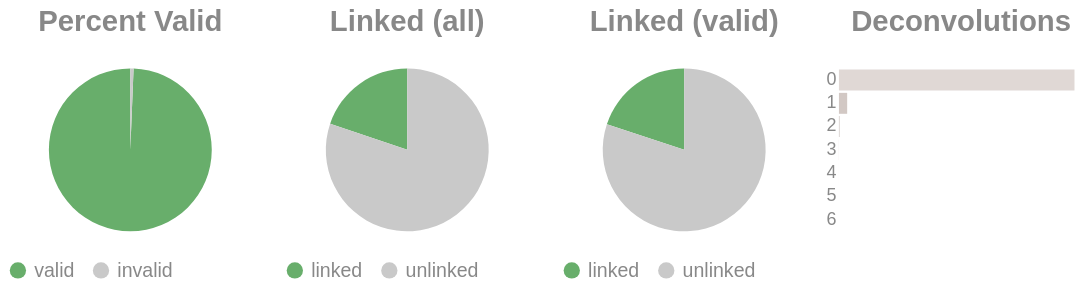

Notebook cell for this chart:
### Code cell
if SKIPLR:
    pass
else:
    clash = Counter()
    for i in valids['molecule'].to_list():
        _mol = i.split("-")
        if len(_mol) == 1:
            clash.update('0')
        else:
            clash.update(_mol[-1])

    _d = {"deconvolutions": [], 'count': []}
    for k,v in clash.items():
        _d['deconvolutions'].append(k)
        _d['count'].append(v)

    tot_valid = valids['reads'].sum()
    mask = valids['reads'] >= 2
    n_linked_reads = valids.filter(mask)['reads'].sum()
    if n_linked_reads == 0:
        print_html("No linked molecules (>=2 reads) were detected; skipping linked-only distributions.")
        SKIPLR = True
    else:
        perc_valid = round(tot_valid / n_reads, 4)
        linked_perc_abs = round(n_linked_reads / n_reads, 4)
        linked_perc = round(n_linked_reads / tot_valid, 4)

    _valid = pl.DataFrame({"valids": ['valid', 'invalid'], "count": [tot_valid, n_reads - tot_valid]})
    _linked_abs = pl.DataFrame({"linked (absolute)": ['linked', 'unlinked'], "count": [n_linked_reads, n_reads - n_linked_reads]})
    _linked_rel = pl.DataFrame({"linked (valids)": ['linked', 'unlinked'], "count": [n_linked_reads, tot_valid - n_linked_reads]})

    (
        alt.hconcat(
            piechart(_valid, goodval = 'valid', title = "Percent Valid"),
            piechart(_linked_abs, goodval = "linked", title =  "Linked (all)"),
            piechart(_linked_rel, goodval = "linked", title =  "Linked (valid)"),
            convolutionbar(pl.DataFrame(_d), title = "Deconvolutions"),
            center = True,
            bounds = 'flush'
        )
        .resolve_scale(color='independent')
        .resolve_legend('independent')
        .properties(usermeta={'embedOptions': {"actions": False}})
    ).display()

### Figure 1 — Vega-Lite specification as saved in the notebook (floating-point values rounded to 4 significant figures)
{"width": "container", "height": 400, "config": {"title": {"anchor": "start", "dy": -15, "fontSize": 18, "color": "#888888", "subtitleColor": "#888888", "subtitleFontSize": 14}, "arc": {"fill": "#0072B2"}, "axis": {"domainColor": "#888888", "domainWidth": 0.5, "gridWidth": 0.2, "grid": false, "titleFontWeight": 400, "titleFontSize": 15, "labelFontSize": 11, "labelColor": "#888888", "tickColor": "#888888", "tickWidth": 0.2, "titleColor": "#888888"}, "axisBand": {"grid": false}, "axisX": {"grid": true, "tickSize": 10, "domainCap": "round"}, "axisY": {"domain": false, "grid": true, "tickSize": 0, "domainCap": "round"}, "background": "transparent", "header": {"labelFontSize": 15, "labelColor": "#888888", "titleFontSize": 15, "titleFontWeight": 600, "titleColor": "#888888"}, "legend": {"labelFont": "sans-serif", "labelFontSize": 12, "labelColor": "#888888", "symbolSize": 100, "symbolType": "circle", "titleFontSize": 12, "titlePadding": 10, "titleColor": "#888888", "title": null}, "range": {"category": ["#E69F00", "#56B4E9", "#009E73", "#F0E442", "#0072B2", "#D55E00", "#CC79A7", "#000000"], "diverging": ["#cfe8f3", "#a2d4ec", "#73bfe2", "#46abdb", "#1696d2", "#12719e"]}, "area": {"fill": "#0072B2", "fillOpacity": 0.7, "line": true, "strokeOpacity": 0.7}, "line": {"color": "#0072B2", "stroke": "#0072B2", "strokeWidth": 2}, "trail": {"color": "#0072B2", "stroke": "#0072B2", "strokeWidth": 0, "size": 1}, "point": {"filled": true, "fillOpacity": 1.0, "size": 95}, "text": {"color": "#888888", "fontSize": 11, "align": "right", "fontWeight": 400, "size": 11}, "bar": {"fill": "#0072B2", "stroke": null}, "view": {"stroke": null, "continuousWidth": 660, "continuousHeight": 400}}, "hconcat": [{"data": {"name": "data-b24df1174465a7370de427a1a5d66b7f"}, "mark": {"type": "arc"}, "encoding": {"color": {"field": "valids", "legend": {"orient": "bottom", "title": null}, "scale": {"domain": ["valid", "invalid"], "range": ["#68ae6b", "#C9C9C9"]}, "title": "Valids", "type": "nominal"}, "theta": {"field": "count", "type": "quantitative"}, "tooltip": [{"field": "valids", "title": "Valids", "type": "ordinal"}, {"field": "percent", "format": ".2%", "title": "Percent", "type": "quantitative"}, {"field": "count", "title": "Count", "type": "quantitative"}]}, "height": 100, "title": {"text": "Percent Valid", "align": "center", "anchor": "middle"}, "transform": [{"calculate": "datum.count / 2735107", "as": "percent"}], "width": 150}, {"data": {"name": "data-5ed0e1a427c13e94b84f4e69e999e514"}, "mark": {"type": "arc"}, "encoding": {"color": {"field": "linked (absolute)", "legend": {"orient": "bottom", "title": null}, "scale": {"domain": ["linked", "unlinked"], "range": ["#68ae6b", "#C9C9C9"]}, "title": "Linked (Absolute)", "type": "nominal"}, "theta": {"field": "count", "type": "quantitative"}, "tooltip": [{"field": "linked (absolute)", "title": "Linked (Absolute)", "type": "ordinal"}, {"field": "percent", "format": ".2%", "title": "Percent", "type": "quantitative"}, {"field": "count", "title": "Count", "type": "quantitative"}]}, "height": 100, "title": {"text": "Linked (all)", "align": "center", "anchor": "middle"}, "transform": [{"calculate": "datum.count / 2735107", "as": "percent"}], "width": 150}, {"data": {"name": "data-1ddf1808cf3c476a9612417e18319f16"}, "mark": {"type": "arc"}, "encoding": {"color": {"field": "linked (valids)", "legend": {"orient": "bottom", "title": null}, "scale": {"domain": ["linked", "unlinked"], "range": ["#68ae6b", "#C9C9C9"]}, "title": "Linked (Valids)", "type": "nominal"}, "theta": {"field": "count", "type": "quantitative"}, "tooltip": [{"field": "linked (valids)", "title": "Linked (Valids)", "type": "ordinal"}, {"field": "percent", "format": ".2%", "title": "Percent", "type": "quantitative"}, {"field": "count", "title": "Count", "type": "quantitative"}]}, "height": 100, "title": {"text": "Linked (valid)", "align": "center", "anchor": "middle"}, "transform": [{"calculate": "datum.count / 2717685", "as": "percent"}], "width": 150}, {"data": {"name": "data-f14e25af6119889df3164be8da3288be"}, "mark": {"type": "bar"}, "encoding": {"color": {"field": "deconvolutions", "legend": null, "scale": {"scheme": "lightgreyred"}, "type": "nominal"}, "tooltip": [{"field": "deconvolutions", "title": "Deconvolutions", "type": "ordinal"}, {"field": "percent", "format": ".2%", "title": "Percent", "type": "quantitative"}, {"field": "count", "title": "Count", "type": "quantitative"}], "x": {"axis": null, "field": "count", "type": "quantitative"}, "y": {"field": "deconvolutions", "sort": "ascending", "title": null, "type": "nominal"}}, "height": 100, "title": {"text": "Deconvolutions", "align": "center", "anchor": "middle"}, "transform": [{"calculate": "datum.count / 2400439", "as": "percent"}], "width": 150}], "bounds": "flush", "center": true, "resolve": {"legend": {"angle": "independent"}, "scale": {"color": "independent"}}, "usermeta": {"embedOptions": {"actions": false}}, "$schema": "https://vega.github.io/schema/vega-lite/v6.1.0.json", "datasets": {"data-b24df1174465a7370de427a1a5d66b7f": [{"valids": "valid", "count": 2717685}, {"valids": "invalid", "count": 17422}], "data-5ed0e1a427c13e94b84f4e69e999e514": [{"linked (absolute)": "linked", "count": 541023}, {"linked (absolute)": "unlinked", "count": 2194084}], "data-1ddf1808cf3c476a9612417e18319f16": [{"linked (valids)": "linked", "count": 541023}, {"linked (valids)": "unlinked", "count": 2176662}], "data-f14e25af6119889df3164be8da3288be": [{"deconvolutions": "0", "count": 2313711}, {"deconvolutions": "1", "count": 80855}, {"deconvolutions": "2", "count": 5290}, {"deconvolutions": "3", "count": 496}, {"deconvolutions": "4", "count": 73}, {"deconvolutions": "5", "count": 12}, {"deconvolutions": "6", "count": 2}]}}
